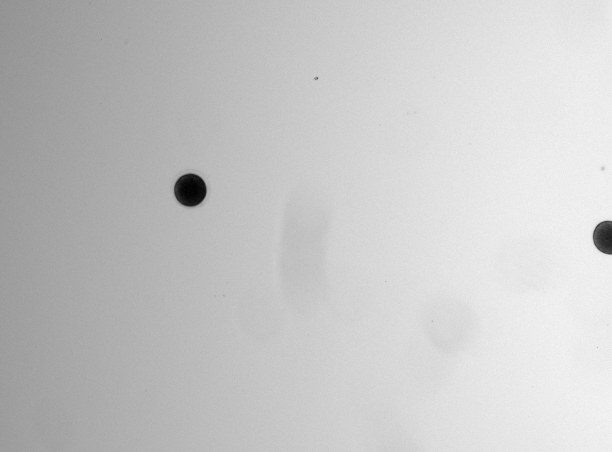
%> input picture SeaUrchinApp/Example Images/Egg/D1_01_1_13_Bright Field_001.tif, 1224 x 904 px (shown at 1/2 size); its folder holds only this picture in this run
$ octave --eval "result = UrchinSep;"   (GNU Octave 9; MATLAB toolbox functions it lacks are replaced by stand-ins)
%> lines starting %> are read from the running program, lines starting %| are printed output that depends on the picture; in (x1, y1, x2, y2) boxes, pixels count from 0 and x2, y2 are one past the last pixel; in counts of white or black regions, pixels touching at a corner belong together; the program's own positions count from 1
%> the answer given: ../Example Images/Egg
%> the answer given: 1
### SeaUrchinApp/Functions/EggFinder.m
function [subsamples] = EggFinder(sample,plots)
%> called with sample = 'D1_01_1_13_Bright Field_001.tif', plots = 1


a = imread(sample); % Leemos UNA imagen
%> a is the input picture: size 904x1224 uint16; min 6014, max 47702, mean 38625.8

name = sample;

a = double(a); % Transformamos en double para operar con ella
%> a: size 904x1224 double
a = (a - min(a(:)))*255/(max(a(:)) - min(a(:))); % Normalizamos entre 0 y 255 (escala de grises)
m = a < 140; % Threshold que igual tienes que cambiar en alguna imagen
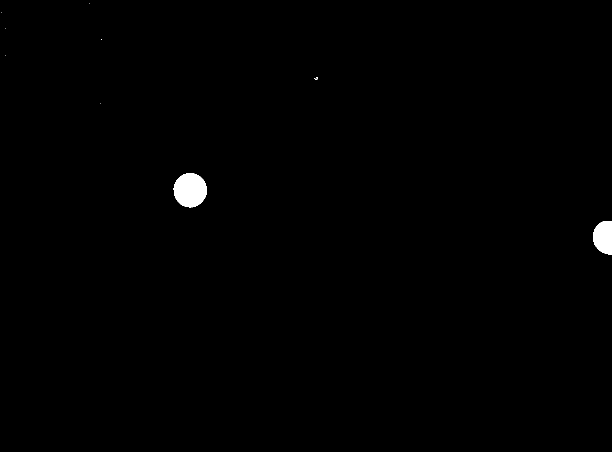
%> m: size 904x1224 logical (shown at 1/2 size); 0.51% white; 9 white regions (7 under 20 px), largest, box (x1, y1, x2, y2) and area: (347, 346, 414, 415) 3564, (1186, 442, 1224, 509) 2090
m = imdilate(m,strel('disk',1)); % Truco para unir pixeles
%> m: size 904x1224 logical; 0.54% white; 9 white regions (6 under 20 px), largest, box (x1, y1, x2, y2) and area: (346, 345, 415, 416) 3756, (1185, 441, 1224, 510) 2196, (628, 153, 637, 160) 42
m = imfill(m,'holes'); % rellenamos huecos
%> m: size 904x1224 logical; 0.54% white; 9 white regions (6 under 20 px), largest, box (x1, y1, x2, y2) and area: (346, 345, 415, 416) 3756, (1185, 441, 1224, 510) 2196, (628, 153, 637, 160) 43
m = m - bwareaopen(m, 15000); % Eliminamos puntos menores
m = bwareaopen(m,1000); % Nos quedamos con elementos grandes
%> m: size 904x1224 logical; 0.54% white; 2 white regions, box (x1, y1, x2, y2) and area: (346, 345, 415, 416) 3756, (1185, 441, 1224, 510) 2196
m =  imclearborder(m); % Buena esa
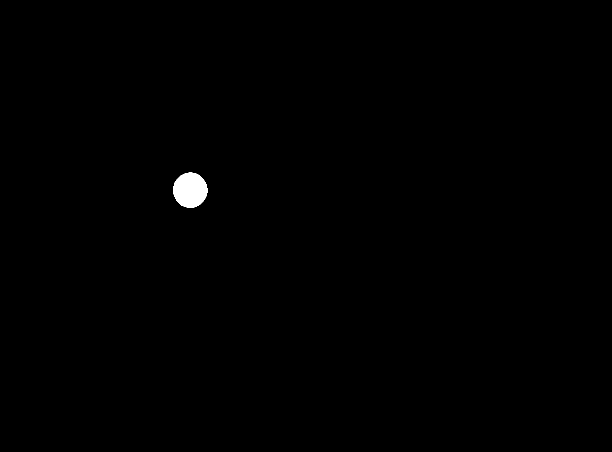
%> m: size 904x1224 logical (shown at 1/2 size); 0.34% white; 1 white region
%m = imerode(m,strel('disk',7)); % Normalmente hay que deshacer algunos pasos, como el dilate
m = bwareaopen(m,2000); % Por seguridad

c = regionprops(m,'BoundingBox'); % Ahora vemos cuantos elementos tenemos
%> c = 1 region; box (x1, y1, x2, y2): (346, 345, 415, 416)

for i = 1:length(c)
    coord = c(i).BoundingBox;
    if floor(coord(1)) <= 0; coord(1) = 1; end
    if floor(coord(2)) <= 0; coord(2) = 1; end
    anew{i} = a(floor(coord(2)-10):floor(coord(2)+10)+coord(4),floor(coord(1)-10):floor(coord(1))+coord(3)+10);

    n{i} = double(anew{i}) < 100;
    n{i} = imdilate(n{i},strel('disk',1));
    n{i} = imfill(n{i},'holes');
    n{i} = bwareaopen(n{i},2000);
    anew{i}(~n{i}) = 255;
end
%> this loop made 1 pass
%> after the loop, anew = 1 item; n = 1 item

%

for j = 1:length(anew)
    samplesub = anew{j} + 1; % truco para poder eliminar la parte negra que la rotaci髇 te a馻de despu閟
    mask = n{j};
    samplessub{j} = samplesub;
    cc = regionprops(mask,'Orientation');
    if cc.Orientation >= 0
        newsample = imrotate(samplesub,90 - cc.Orientation);
    else
        newsample = imrotate(samplesub,90 + abs(cc.Orientation)); % Rotamos 90 grados menos el 醤gulo en orientaci髇
    end
    newsample(newsample == 0) = 256;
    newsample = newsample - 1; % deshaciendo el truco
    o(j,1) = cc.Orientation;
    newsample = uint8(newsample); % Retransformamos en imagen
    subsamples{j} = double(newsample);

    mask2{j} = subsamples{j} < 140; % Aqui viene la rotaci髇, atenci髇!
    mask2{j} = bwareaopen(mask2{j},5000);
    sumpix = sum(mask2{j}, 2);
    first = find(sumpix > 0, 1, 'first');
    last = find(sumpix > 0, 1, 'last');
    topSum = sum(sumpix(first:first+100));
    botSum = sum(sumpix(last-100:last));

    if topSum > botSum
  subsamples{j} = imrotate(subsamples{j}, 180);
    end
  %  size{i,j} = regionprops(mask2{j},'MajorAxisLength'); %PROBLEMA AQUI HE INTENTADO CREANDO PRIMERO MATRIZ DE CEROS PERO NADA
    goodsample = subsamples{j};
    goodsample = uint8(goodsample); %Esto no se si era como tenia que hacer para guardarlo, pero funciona
    newname = [name(1:end-4) '_' num2str(j) '.tiff'];

    imwrite(goodsample,newname,'tiff');
end
%> this loop made 1 pass
%> (cc, topSum, botSum, newname) on pass 1: ({Orientation -84.19}, 0, 0, 'D1_01_1_13_Bright Field_001_1.tiff')
%> pass 1, in EggFinder, `samplesub = anew{j} + 1;`:
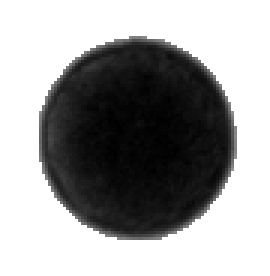
%> samplesub: size 92x90 double (shown 3 times larger); min 1, max 256, mean 159.5; drawn with min black and max white
%> pass 1, in EggFinder, `mask = n{j};`:
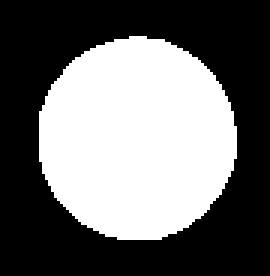
%> mask: size 92x90 logical (shown 3 times larger); 42.6% white; 1 white region, box (x1, y1, x2, y2) and area: (13, 12, 79, 80) 3526
%> pass 1, in EggFinder, `newsample = imrotate(samplesub,90 + abs(cc.Orientation));`:
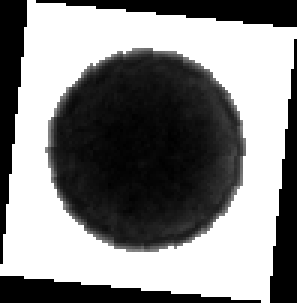
%> newsample: size 101x99 double (shown 3 times larger); min 0, max 256, mean 132; drawn with min black and max white
%> pass 1, in EggFinder, `newsample = newsample - 1;`:
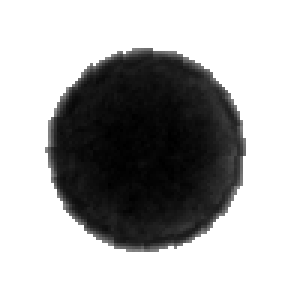
%> newsample: size 101x99 double (shown 3 times larger); min 0, max 255, mean 175.1
%> after the loop, mask2 = 1 item; samplessub = 1 item; subsamples = 1 item

if plots == 1
    for j = 1:length(subsamples)
        subplot(2,length(subsamples),j); imagesc(samplessub{j}); % Original
        subplot(2,length(subsamples),length(subsamples) + j); imagesc(subsamples{j}); % Rotated
    end
%> this loop made 1 pass
    %colormap gray;
    %figure;
   %imagesc(a); colormap gray;
else
end

### SeaUrchinApp/Functions/UrchinSep.m
function[names] = UrchinSep()
folder = uigetdir(matlabroot,'Select Folder')
cd (folder)
choice = menu('Egg or Larvae','Egg','Larvae')

if choice == 1

files = dir('*.tif');
for k = 1:length(files);
    try
[subsamples] = EggFinder(files(k).name,1);
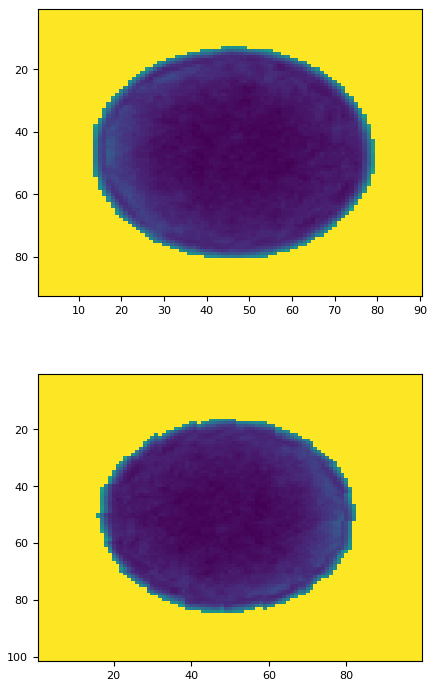
%> figure redrawn from the program's plot data, 2 panels
%> subsamples = 1 item
    catch
end

end

else

files = dir('*.tif');
for k = 1:length(files);
    try
[subsamples] = UrchinFinder(files(k).name,1);
    catch
end
close all

end

end


files = dir('*.tiff');

%> (the run ends here)

$ run again, on SeaUrchinApp/Example Images/Egg/D1_01_1_14_Bright Field_001.tif
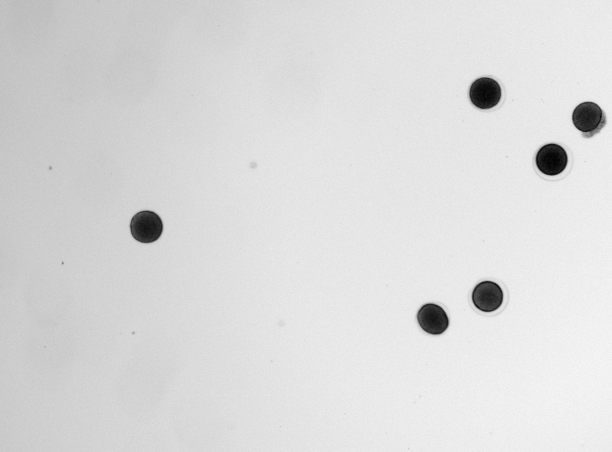
%> input picture SeaUrchinApp/Example Images/Egg/D1_01_1_14_Bright Field_001.tif, 1224 x 904 px (shown at 1/2 size)
%> in EggFinder, a is the input picture: size 904x1224 uint16; min 7211, max 49361, mean 43436.5
%> in EggFinder, `m = imdilate(m,strel('disk',1));`:
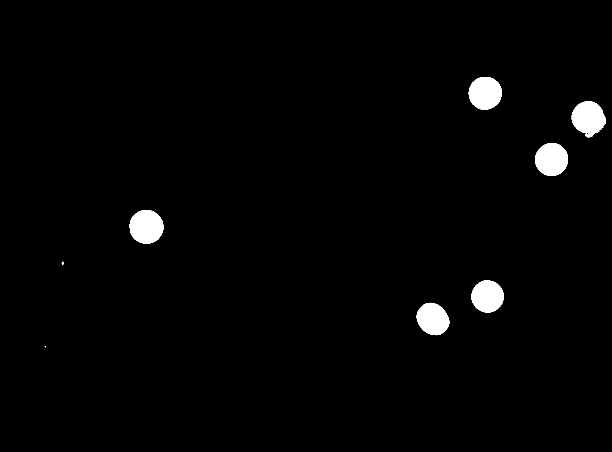
%> m: size 904x1224 logical (shown at 1/2 size); 1.9% white; 8 white regions (2 under 20 px), largest, box (x1, y1, x2, y2) and area: (259, 420, 327, 487) 3617, (1143, 202, 1212, 275) 3522, (937, 154, 1003, 219) 3426, (1070, 286, 1136, 352) 3426, (943, 561, 1007, 625) 3254, (833, 605, 899, 671) 3213
%> c = 6 regions; box (x1, y1, x2, y2): (259, 420, 327, 487), (833, 605, 899, 671), (937, 154, 1003, 219), (943, 561, 1007, 625), (1070, 286, 1136, 352), (1143, 202, 1212, 275)
%> the loop in EggFinder, `for i = 1:length(c)` made 6 passes
%> after the loop in EggFinder, `for i = 1:length(c)`: anew = 6 items
%> the loop in EggFinder, `for j = 1:length(anew)` made 6 passes
%> (cc, newname) on passes 1 to 6: ({Orientation -14.48}, 'D1_01_1_14_Bright Field_001_1.tiff'), ({Orientation -45.67}, 'D1_01_1_14_Bright Field_001_2.tiff'), ({Orientation 44.35}, 'D1_01_1_14_Bright Field_001_3.tiff'), ({Orientation -86.63}, 'D1_01_1_14_Bright Field_001_4.tiff'), ({Orientation 60.77}, 'D1_01_1_14_Bright Field_001_5.tiff'), ({Orientation 39.68}, 'D1_01_1_14_Bright Field_001_6.tiff')
%> after the loop in EggFinder, `for j = 1:length(anew)`:
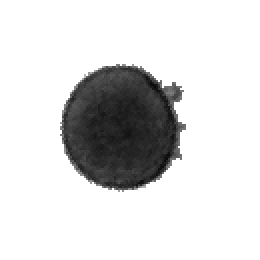
%> newsample: size 130x130 uint8 (shown 2 times larger); min 7, max 255, mean 218.7
%> after the loop in EggFinder, `for j = 1:length(anew)`: o = [-14.48; -45.67; 44.35; -86.63; 60.77; 39.68]; samplessub = 6 items
%> the loop in EggFinder, `for j = 1:length(subsamples)` made 6 passes

$ run again, on SeaUrchinApp/Example Images/Egg/D1_01_1_20_Bright Field_001.tif
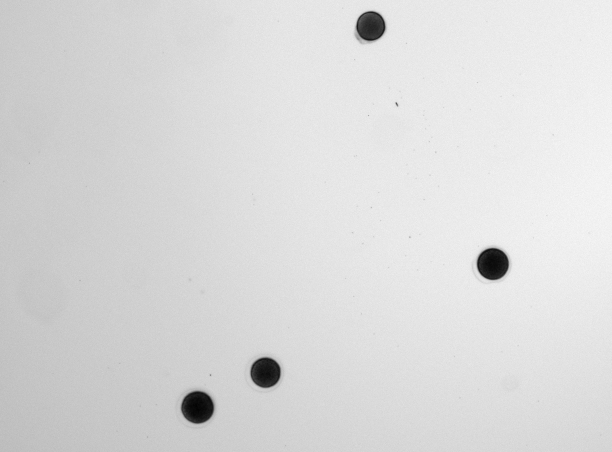
%> input picture SeaUrchinApp/Example Images/Egg/D1_01_1_20_Bright Field_001.tif, 1224 x 904 px (shown at 1/2 size)
%> in EggFinder, a is the input picture: size 904x1224 uint16; min 5410, max 50329, mean 43862.5
%> in EggFinder, `m = imdilate(m,strel('disk',1));`:
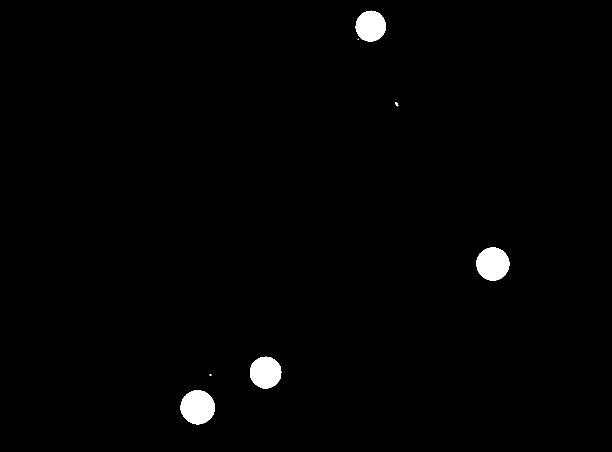
%> m: size 904x1224 logical (shown at 1/2 size); 1.2% white; 7 white regions (2 under 20 px), largest, box (x1, y1, x2, y2) and area: (361, 780, 430, 849) 3659, (953, 495, 1019, 561) 3429, (500, 713, 563, 777) 3145, (711, 21, 772, 83) 2918, (790, 204, 797, 213) 34
%> c = 4 regions; box (x1, y1, x2, y2): (361, 780, 430, 849), (500, 713, 563, 777), (711, 21, 772, 83), (953, 495, 1019, 561)
%> the loop in EggFinder, `for i = 1:length(c)` made 4 passes
%> after the loop in EggFinder, `for i = 1:length(c)`: anew = 4 items
%> the loop in EggFinder, `for j = 1:length(anew)` made 4 passes
%> (cc, newname) on passes 1 to 4: ({Orientation -20.61}, 'D1_01_1_20_Bright Field_001_1.tiff'), ({Orientation -63.95}, 'D1_01_1_20_Bright Field_001_2.tiff'), ({Orientation 78.96}, 'D1_01_1_20_Bright Field_001_3.tiff'), ({Orientation -84.45}, 'D1_01_1_20_Bright Field_001_4.tiff')
%> after the loop in EggFinder, `for j = 1:length(anew)`:
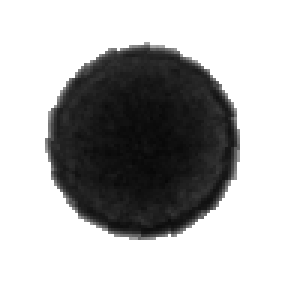
%> newsample: size 96x96 uint8 (shown 3 times larger); min 8, max 255, mean 176.3
%> after the loop in EggFinder, `for j = 1:length(anew)`: o = [-20.61; -63.95; 78.96; -84.45]; samplessub = 4 items
%> the loop in EggFinder, `for j = 1:length(subsamples)` made 4 passes

$ run again, on SeaUrchinApp/Example Images/Egg/D1_01_1_5_Bright Field_001.tif
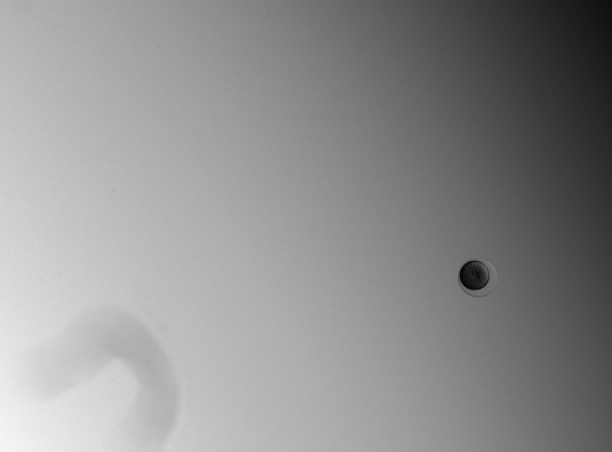
%> input picture SeaUrchinApp/Example Images/Egg/D1_01_1_5_Bright Field_001.tif, 1224 x 904 px (shown at 1/2 size)
%> in EggFinder, a is the input picture: size 904x1224 uint16; min 4586, max 45539, mean 27664.3
%> in EggFinder, `m = m - bwareaopen(m, 15000);`:
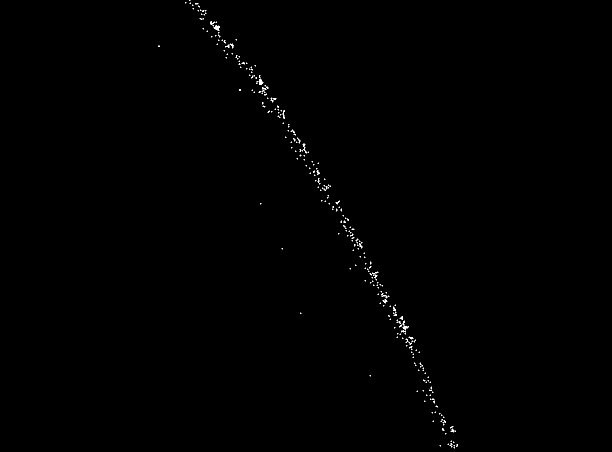
%> m: size 904x1224 double (shown at 1/2 size); values 0 (black) and 1 (white), 0.23% white in thin lines or dots, all inside (x1, y1, x2, y2) = (316, 0, 916, 897)
%> c = 0 regions
